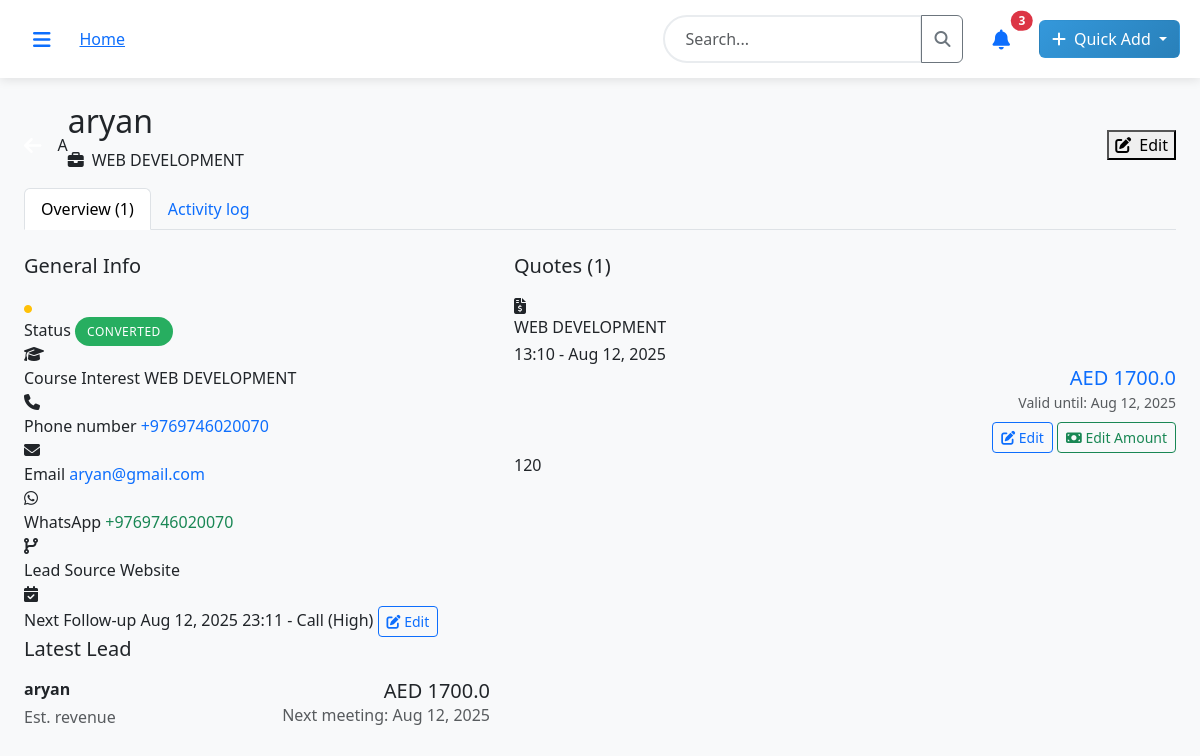
Screenshot of /leads/6 (signed in) with the database file from the repository.
### models.py (models this page shows, shortened)
class Lead(db.Model):
    id = db.Column(db.Integer, primary_key=True)
    name = db.Column(db.String(100), nullable=False)
    phone = db.Column(db.String(20), nullable=False)
    whatsapp = db.Column(db.String(20))
    email = db.Column(db.String(120))
    course_interest_id = db.Column(db.Integer, db.ForeignKey('course.id'))
    lead_source = db.Column(db.String(50))
    status = db.Column(db.String(20), default='New')  # New, Contacted, Interested, Quoted, Converted, Lost
    quoted_amount = db.Column(db.Float, default=0.0)
    last_contact_date = db.Column(db.Date)
    next_followup_date = db.Column(db.Date)
    followup_time = db.Column(db.Time)  # New field for time
    followup_type = db.Column(db.String(20))  # Call, Email, WhatsApp, Meeting
    followup_priority = db.Column(db.String(20))  # Low, Medium, High, Urgent
    comments = db.Column(db.Text)
    created_at = db.Column(db.DateTime, default=datetime.utcnow)
    created_by_id = db.Column(db.Integer, db.ForeignKey('user.id'))
    course_interest = db.relationship('Course', backref='interested_leads')
    created_by = db.relationship('User', backref='created_leads')
    interactions = db.relationship('LeadInteraction', backref='lead', lazy='dynamic')

class Course(db.Model):
    id = db.Column(db.Integer, primary_key=True)
    name = db.Column(db.String(200), nullable=False)
    slug = db.Column(db.String(200), unique=True)
    description = db.Column(db.Text)
    price = db.Column(db.Float, nullable=False)
    duration = db.Column(db.String(50))  # e.g., "3 months", "6 weeks"
    duration_type = db.Column(db.String(20))  # weeks, months, days
    category = db.Column(db.String(100))
    is_active = db.Column(db.Boolean, default=True)
    max_students = db.Column(db.Integer, default=20)
    key_points = db.Column(db.Text)  # JSON string of key points
    created_at = db.Column(db.DateTime, default=datetime.utcnow)
    students = db.relationship('Student', backref='course')

class LeadQuote(db.Model):
    id = db.Column(db.Integer, primary_key=True)
    lead_id = db.Column(db.Integer, db.ForeignKey('lead.id'), nullable=False)
    course_id = db.Column(db.Integer, db.ForeignKey('course.id'), nullable=False)
    quoted_amount = db.Column(db.Float, nullable=False)
    currency = db.Column(db.String(3), default='AED')
    valid_until = db.Column(db.Date, nullable=False)
    quote_notes = db.Column(db.Text)
    status = db.Column(db.String(20), default='Active')  # Active, Accepted, Rejected, Expired
    created_by_id = db.Column(db.Integer, db.ForeignKey('user.id'))
    created_at = db.Column(db.DateTime, default=datetime.utcnow)
    lead = db.relationship('Lead', backref='quotes')
    course = db.relationship('Course', backref='quotes')
    created_by = db.relationship('User', backref='created_quotes')

### routes.py (the view, shortened to what this page needs)
@main.route('/leads/<int:lead_id>')
@login_required
def lead_detail(lead_id):
    lead = Lead.query.get_or_404(lead_id)
    if lead.created_by_id != current_user.id:
        flash('You can only view your own leads!', 'error')
        return redirect(url_for('main.leads'))
    interactions = LeadInteraction.query.filter_by(lead_id=lead_id).order_by(desc(LeadInteraction.interaction_date)).all()
    meetings = Meeting.query.filter_by(lead_id=lead_id).order_by(desc(Meeting.meeting_date)).all()
    quotes = LeadQuote.query.filter_by(lead_id=lead_id).order_by(desc(LeadQuote.created_at)).all()
    activities = []
    for interaction in interactions:
        activities.append({
            'type': 'interaction' if interaction.interaction_type != 'Quote Update' else 'quote-update' if interaction.interaction_type != 'Follow-up Update' else 'follow-up-update',
            'subtype': interaction.interaction_type,
            'date': interaction.interaction_date,
            'content': interaction.content,
            'created_by': interaction.created_by.username if interaction.created_by else 'System',
            'is_important': interaction.is_important,
            'data': interaction
        })
    for quote in quotes:
        activities.append({
            'type': 'quote',
            'subtype': quote.status,
            'date': quote.created_at,
            'content': f"Quote for {quote.course.name} - {quote.currency} {quote.quoted_amount}",
            'created_by': quote.created_by.username if quote.created_by else 'System',
            'is_important': True,
            'data': quote
        })
    activities.sort(key=lambda x: x['date'], reverse=True)
    activity_form = ActivityForm()
    followup_form = LeadFollowupForm(obj=lead)
    courses = Course.query.filter_by(is_active=True).all()
    return render_template('lead_detail_modern.html',
                         lead=lead,
                         activities=activities,
                         quotes=quotes,
                         meetings=meetings,
                         courses=courses,
                         activity_form=activity_form,
                         followup_form=followup_form)

### forms.py
class ActivityForm(FlaskForm):
    comment = TextAreaField('Add Activity Comment', validators=[DataRequired()], render_kw={"placeholder": "What happened with this lead?", "rows": "3"})

class LeadFollowupForm(FlaskForm):
    followup_date = DateField('Follow-up Date', validators=[DataRequired()])
    followup_time = TimeField('Follow-up Time', validators=[DataRequired()])
    followup_type = SelectField('Follow-up Type', choices=[
        ('Call', 'Phone Call'),
        ('Email', 'Email'),
        ('WhatsApp', 'WhatsApp'),
        ('Meeting', 'Meeting'),
        ('SMS', 'SMS')
    ], validators=[DataRequired()])
    priority = SelectField('Priority', choices=[
        ('Low', 'Low'),
        ('Medium', 'Medium'),
        ('High', 'High'),
        ('Urgent', 'Urgent')
    ], default='Medium', validators=[DataRequired()])
    notes = TextAreaField('Notes', validators=[Optional()])

### app.py (called while the page is built)
@login_manager.user_loader
def load_user(user_id):
    from models import User
    return User.query.get(int(user_id))

### templates/lead_detail_modern.html (shortened to what this page needs)
{% extends "base.html" %}
{% block content %}
<div class="container-fluid">
  <div class="client-details-header">
    <div class="d-flex align-items-center justify-content-between">
      <div class="d-flex align-items-center">
        <a href="{{ url_for('main.leads') }}" class="text-white me-3">
          <i class="fas fa-arrow-left fa-lg"></i>
        </a>
        <div class="client-avatar">
          {{ lead.name[0].upper() }}
        </div>
        <div class="client-info">
          <h2>{{ lead.name }}</h2>
          <p><i class="fas fa-briefcase me-2"></i>{{ lead.course_interest.name if lead.course_interest else 'No Course Selected' }}</p>
        </div>
      </div>
      <button class="edit-btn" onclick="editLead({{ lead.id }})">
        <i class="fas fa-edit me-2"></i>Edit
      </button>
    </div>
  </div>
  <ul class="nav nav-tabs nav-tabs-custom" id="leadTabs" role="tablist">
    <li class="nav-item" role="presentation">
      <button class="nav-link active" id="overview-tab" data-bs-toggle="tab" data-bs-target="#overview" type="button" role="tab">
        Overview ({{ quotes|length }})
      </button>
    </li>
    <li class="nav-item" role="presentation">
      <button class="nav-link" id="activity-tab" data-bs-toggle="tab" data-bs-target="#activity" type="button" role="tab">
        Activity log
      </button>
    </li>
  </ul>
  <div class="tab-content" id="leadTabsContent">
    <div class="tab-pane fade show active" id="overview" role="tabpanel">
      <div class="row mt-4">
        <div class="col-lg-5">
          <div class="general-info-card">
            <h5 class="mb-3">General Info</h5>
            <div class="info-item">
              <div class="info-icon">
                <i class="fas fa-circle" style="font-size: 0.5rem; color: {{ 'green' if lead.status == 'Active' else '#ffc107' }}"></i>
              </div>
              <span class="info-label">Status</span>
              <span class="info-value">
                <span class="status-badge status-{{ lead.status.lower() }}">{{ lead.status }}</span>
              </span>
            </div>
            {% if lead.course_interest %}
            <div class="info-item">
              <div class="info-icon">
                <i class="fas fa-graduation-cap"></i>
              </div>
              <span class="info-label">Course Interest</span>
              <span class="info-value">{{ lead.course_interest.name }}</span>
            </div>
            {% endif %}
            <div class="info-item">
              <div class="info-icon">
                <i class="fas fa-phone"></i>
              </div>
              <span class="info-label">Phone number</span>
              <span class="info-value text-primary">{{ lead.phone }}</span>
            </div>
            {% if lead.email %}
            <div class="info-item">
              <div class="info-icon">
                <i class="fas fa-envelope"></i>
              </div>
              <span class="info-label">Email</span>
              <span class="info-value text-primary">{{ lead.email }}</span>
            </div>
            {% endif %}
            {% if lead.whatsapp %}
            <div class="info-item">
              <div class="info-icon">
                <i class="fab fa-whatsapp"></i>
              </div>
              <span class="info-label">WhatsApp</span>
              <span class="info-value text-success">{{ lead.whatsapp }}</span>
            </div>
            {% endif %}
            {% if lead.lead_source %}
            <div class="info-item">
              <div class="info-icon">
                <i class="fas fa-code-branch"></i>
              </div>
              <span class="info-label">Lead Source</span>
              <span class="info-value">{{ lead.lead_source }}</span>
            </div>
            {% endif %}
            <div class="info-item">
              <div class="info-icon">
                <i class="fas fa-calendar-check"></i>
              </div>
              <span class="info-label">Next Follow-up</span>
              <span class="info-value">
                {% if lead.next_followup_date and lead.followup_time %}
                  {{ lead.next_followup_date.strftime('%b %d, %Y') }} {{ lead.followup_time.strftime('%H:%M') }} - {{ lead.followup_type }} ({{ lead.followup_priority or 'Not set' }})
                {% else %}
                  Not set
                {% endif %}
              </span>
              <button class="btn btn-sm btn-outline-primary" data-bs-toggle="modal" data-bs-target="#editFollowupModal" onclick="openEditFollowupModal('{{ lead.next_followup_date.strftime('%Y-%m-%d') if lead.next_followup_date else '' }}', '{{ lead.followup_time.strftime('%H:%M') if lead.followup_time else '' }}', '{{ lead.followup_type or '' }}', '{{ lead.followup_priority or '' }}')">
                <i class="fas fa-edit"></i> Edit
              </button>
            </div>
          </div>
          <div class="general-info-card">
            <h5 class="mb-3">Latest Lead</h5>
            <div class="d-flex align-items-center justify-content-between">
              <div>
                <p class="mb-1"><strong>{{ lead.name }}</strong></p>
                <p class="text-muted mb-0">Est. revenue</p>
              </div>
              <div class="text-end">
                <h5 class="mb-0">AED {{ lead.quoted_amount or 0 }}</h5>
                {% if lead.next_followup_date %}
                <p class="text-muted mb-0">Next meeting: {{ lead.next_followup_date.strftime('%b %d, %Y') }}</p>
                {% endif %}
              </div>
            </div>
          </div>
        </div>
        <div class="col-lg-7">
          <div class="general-info-card">
            <h5 class="mb-3">Quotes ({{ quotes|length }})</h5>
            {% if quotes %}
              {% for quote in quotes %}
              <div class="activity-item mb-3">
                <div class="activity-header">
                  <div class="activity-icon quote">
                    <i class="fas fa-file-invoice-dollar"></i>
                  </div>
                  <div>
                    <h6 class="mb-1">{{ quote.course.name }}</h6>
                    <div class="activity-meta">
                      {{ quote.created_at.strftime('%H:%M - %b %d, %Y') }}
                    </div>
                  </div>
                  <div class="text-end">
                    <h5 class="mb-0 text-primary">{{ quote.currency }} {{ quote.quoted_amount }}</h5>
                    <small class="text-muted">Valid until: {{ quote.valid_until.strftime('%b %d, %Y') }}</small>
                    <div class="mt-2">
                      <button class="btn btn-sm btn-outline-primary" onclick="editQuote({{ quote.id }})">
                        <i class="fas fa-edit"></i> Edit
                      </button>
                      <button class="btn btn-sm btn-outline-success" data-bs-toggle="modal" data-bs-target="#editQuoteAmountModal" onclick="openEditQuoteModal({{ quote.id }}, {{ quote.quoted_amount }})">
                        <i class="fas fa-money-bill"></i> Edit Amount
                      </button>
                    </div>
                  </div>
                </div>
                {% if quote.quote_notes %}
                <div class="activity-content">
                  {{ quote.quote_notes }}
                </div>
                {% endif %}
              </div>
              {% endfor %}
            {% else %}
              <p class="text-muted">No quotes created yet. Use the form on the left to add a quote.</p>
            {% endif %}
          </div>
        </div>
      </div>
    </div>
  </div>
</div>
{% endblock %}

### static/css/style.css (style rules this page uses)
:root { --primary-color: #3498db; --secondary-color: #2c3e50; --success-color: #27ae60; --warning-color: #f39c12; --danger-color: #e74c3c; --info-color: #17a2b8; --light-bg: #f8f9fa; --dark-bg: #343a40; }
body { font-family: 'Segoe UI', Tahoma, Geneva, Verdana, sans-serif; background-color: var(--light-bg); }
.status-badge { padding: 6px 12px; border-radius: 20px; font-size: 12px; font-weight: 500; text-transform: uppercase; letter-spacing: 0.5px; }
.status-converted { background-color: #27ae60; color: white; }

### rows the page displays
Lead: name "A", name "aryan", status "CONVERTED", phone "+9769746020070", email "aryan@gmail.com", whatsapp "+9769746020070", lead_source "Website", next_followup_date "Aug 12, 2025", followup_time "23:11", followup_type "Call", followup_priority "High", quoted_amount "1700.0"
Course: course_interest "WEB DEVELOPMENT", course_interest.name "WEB DEVELOPMENT"
LeadQuote: course.name "WEB DEVELOPMENT", created_at "13:10 - Aug 12, 2025", currency "AED", quoted_amount "1700.0", valid_until "Aug 12, 2025", quote_notes "120"

### other values shown
{{ quotes|length }} "1"
